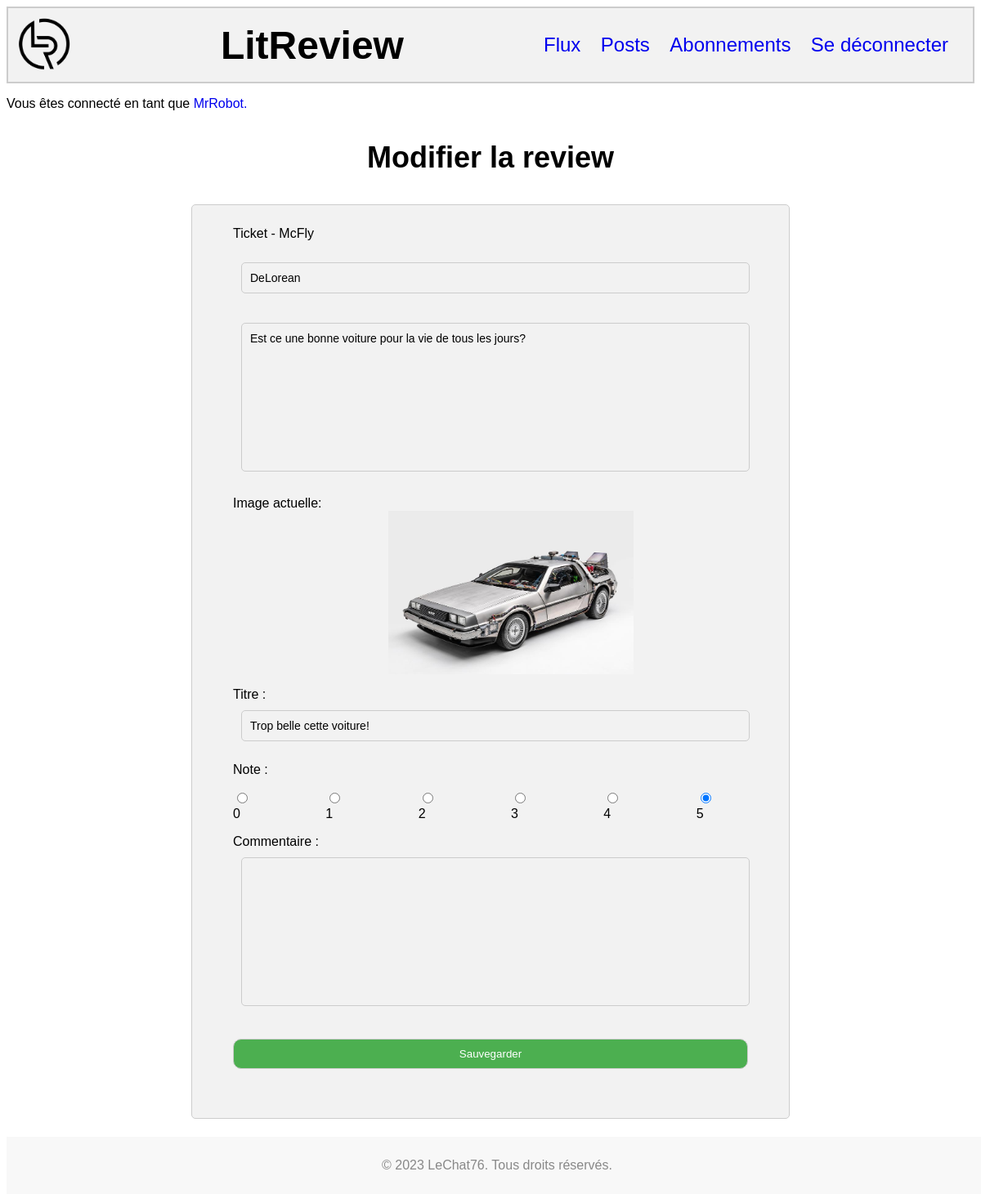
The page /review/54/edit/ (signed in) on the database its author committed.
### authentication/models.py (models this page shows)
class User(AbstractUser):
    username = models.CharField(
        max_length = 20,
        unique = True,
    )
    first_name = None
    last_name = None
    email = None

### www/models.py (models this page shows, shortened)
class Ticket(models.Model):
    title = models.CharField(max_length = 128)
    description = models.TextField(
        max_length = 2048,
        blank = True, # description can be empy
    )
    user = models.ForeignKey(
        to=settings.AUTH_USER_MODEL,
        on_delete=models.CASCADE, # CASCADE means delete all objects referenced to this user
    )
    image = models.ImageField(
        null=True, # image may not be filled in
        blank=True,
    )
    time_created = models.DateTimeField(auto_now_add=True)
    IMAGE_MAX_SIZE = (800, 800)

class Review(models.Model):
    ticket = models.ForeignKey(
        to=Ticket,
        on_delete=models.CASCADE, # CASCADE means delete all objects referenced to this ticket
    )
    rating = models.PositiveSmallIntegerField(
        validators=[
            MinValueValidator(0),
            MaxValueValidator(5),],
    )
    headline = models.CharField(max_length=128)
    body = models.TextField(
        max_length=8192,
        blank=True, # body can be empty
    )
    user = models.ForeignKey(
        to=settings.AUTH_USER_MODEL,
        on_delete=models.CASCADE, # CASCADE means delete all objects referenced to this user
    )
    time_created = models.DateTimeField(auto_now_add=True)

### www/views.py (the view, shortened to what this page needs)
# urls.py: path('review/<int:review_id>/edit/', www.views.review_edit, name='review_edit'),
@login_required
def review_edit(request, review_id):
    review = get_object_or_404(Review, id=review_id)
    if request.user != review.user:
        raise PermissionDenied
    else:
        review_form = forms.ReviewForm(instance=review)
        ticket = get_object_or_404(Ticket, id=review.ticket_id)
        edit_form = forms.TicketForm(instance=ticket)
        if ticket.user == review.user:
            same_creator = True
        else:
            same_creator = False
        context = {
            'edit_form': edit_form,
            'review_form': review_form,
            'same_creator': same_creator,
        }
        return render(request, 'www/review_edit.html', context=context)

### www/forms.py
class TicketForm(forms.ModelForm):
    def __init__(self, *args, **kwargs):
        super(TicketForm, self).__init__(*args, **kwargs)
        if self.instance and self.instance.image:
            self.fields['image'].label = ''
    class Meta:
        model = models.Ticket
        fields = [
            'title',
            'description',
            'image'
        ]
        labels = {
            'title': 'Titre',
        }

class ReviewForm(forms.ModelForm):
    rating = forms.ChoiceField(
        choices=[(str(i), str(i)) for i in range(6)],
        widget=forms.RadioSelect(attrs={'class': 'rating-radio'}),
        label='Note'
    )
    class Meta:
        model = models.Review
        fields = [
            'headline',
            'rating',
            'body',
        ]
        labels = {
            'headline':  'Titre',
            'body': 'Commentaire',
        }

### www/templates/www/review_edit.html (shortened to what this page needs)
<!DOCTYPE html>
{% extends 'loggedin.html' %}
{% load static %}
{% block content %}
<link rel="stylesheet" href="{% static 'review.css' %}">
<h3>Modifier la review</h2>
<div id="container-review">
    <form method="post" enctype="multipart/form-data">
        {% if same_creator %}
            {{ edit_form.as_p }}
            {% if edit_form.instance.image %}
                <div class="form-field">
                    <label>Image actuelle:</label>
                    <img src="{{ edit_form.instance.image.url }}" alt="Image actuelle">
                </div>
            {% endif %}
        {% else %}
            <div id="container-ticket-no-same-creator">
                {% if edit_form.instance.user == request.user %}
                    <p><label>Ticket - Vous</label></p>
                {% else %}
                    <p><label>Ticket - {{ edit_form.instance.user }}</label></p>
                {% endif %}
                <p><label>{{ edit_form.title }}</label></p>
                {% if edit_form.description %}
                    <p><label>{{ edit_form.description }}</label></p>
                {% endif %}
                {% if edit_form.instance.image %}
                    <div class="form-field">
                        <label>Image actuelle:</label>
                        <img src="{{ edit_form.instance.image.url }}" alt="Image actuelle">
                    </div>
                {% endif %}
            </div>
        {% endif %}
        {% if review_form %}
            <div class="form-field">
                {{ review_form.as_p }}
            </div>
        {% endif %}
        <button type="submit" >Sauvegarder</button>
    </form>
</div>
{% endblock content %}

### templates/loggedin.html (shortened to what this page needs)
{% load static %}
<head>
    <link rel="stylesheet" href="{% static 'loggedin.css' %}">
</head>
<body>
    <div id="header-loggedin">
        <img src="{% static 'images/LITReview_st.png' %}" alt="Logo LitReview" ondragstart="return false;">
        <h1>LitReview</h1>
        <div id="container-loggedin">
            <a href="{% url 'flux' %}" ondragstart="return false;">Flux</a>
            <a href="{% url 'post' %}" ondragstart="return false;">Posts</a>
            <a href="{% url 'subscriptions' %}" ondragstart="return false;">Abonnements</a>
            <a href="{% url 'logout' %}" ondragstart="return false;">Se déconnecter</a>
        </div>
    </div>
    <p>Vous êtes connecté en tant que <a href="{% url 'subscriptions' %}">{{ request.user|capfirst }}.</a></p>
    <div id="footer">
        <p>&copy; 2023 LeChat76. Tous droits réservés.</p>
    </div>
    {% block content %}
    {% endblock content %}
</body>

### static/loggedin.css (style rules this page uses)
#header-loggedin img { height: 70px; margin-right: 10px; }
h1 { margin: 0; font-size: 48px; user-select: none; }
h3 { user-select: none; }
p { user-select: none; }
#footer { position: fixed; bottom: 0; width: 100%; background-color: #f8f8f8; padding: 10px 0; text-align: center; color: #888; }
body { background-image: url("/static/images/LITReview_st_b.png"); background-size: 250px; background-position: center; background-repeat: no-repeat; background-attachment: fixed; padding-bottom: 60px; font-family: Arial, sans-serif; }
a { text-decoration: none; }
#header-loggedin { display: flex; justify-content: space-between; align-items: center; padding: 10px; background-color: #f2f2f2; border: 2px solid #ccc; }
#container-loggedin a { margin-right: 20px; font-size: 24px; user-select: none; }

### static/review.css (style rules this page uses)
input[type="text"], input[type="password"], input[type="submit"], input[type="url"], textarea[name="description"], textarea[name="body"] { text-align : center; margin : 10px; width: 300px; padding: 10px; margin-bottom: 10px; border: 1px solid #ccc; border-radius: 10px; }
#container-review input[type="text"], textarea[name="description"], textarea[name="body"] { width: 600px; text-align : left; background-color: #f2f2f2; border-radius: 5px; font-family: Arial; font-size: 14px; resize: none; }
#container-review { margin : 2%; margin-left : auto; margin-right : auto; width: 680px; background-color: #f2f2f2; border-radius: 5px; padding : 10px 0px 50px 50px; justify-content: space-around; border: 1px solid #ccc; }
#container-review img { width: auto; max-width: 300px; height: auto; display: block; margin: auto; }
#id_rating { display: flex; flex-direction: row; }
#id_rating label { margin-right: 80px; }
#container-review button[type="submit"] { text-align: center; background-color: #4CAF50; color: white; cursor: pointer; margin-top : 10px; width: 630px; padding: 10px; margin-bottom: 10px; border: 1px solid #ccc; border-radius: 10px; }
h3 { display: flex; justify-content: center; font-size : 36px; }
#container-ticket-no-same-creator label, img { border: none; cursor: not-allowed; pointer-events: none; user-select: none; }

### rows shown on the page
User: user "MrRobot"
Ticket: instance.user "McFly", title "DeLorean", description "Est ce une bonne voiture pour la vie de tous les jours?", instance.image (picture)
Review: headline "Trop belle cette voiture!", rating "☐ 0 ☐ 1 ☐ 2 ☐ 3 ☐ 4 ☑ 5"
